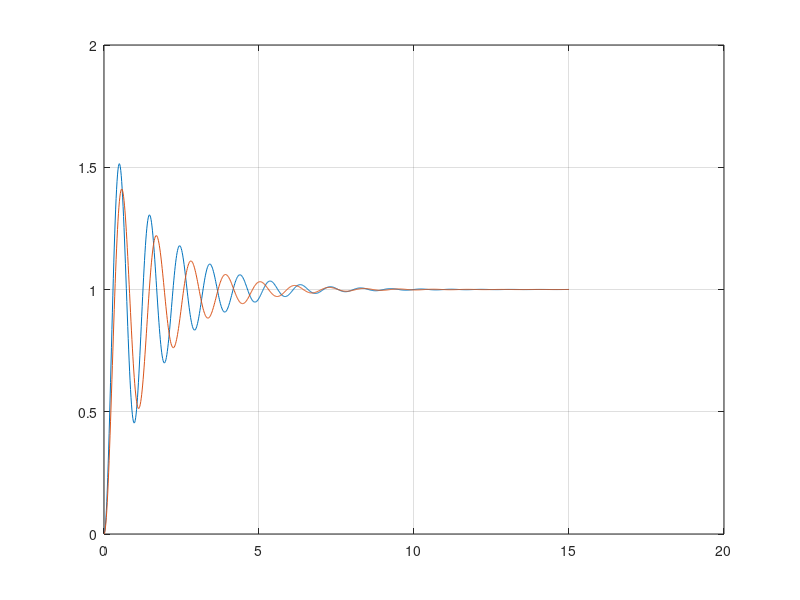

Write MATLAB code to recreate this figure.
%% Q1 b & d 

% num = 7.63*10^(-2);
% den = [1 , 1.15 , 0.28];
% system = tf(num,den);
% samples = 1000;
% input1 = ones(1,samples);
% input2 = 2*ones(1,samples);
% input3 = 3.67*ones(1,samples);
% t = linspace(0,100,samples);
% response1 = lsim(system,input1,t);
% response2 = lsim(system,input2,t);
% response3 = lsim(system,input3,t);
% plot(t,response1*100, 'LineWidth',2);
% hold on
% plot(t,response2*100, 'LineWidth',2);
% hold on
% plot(t,response3*100, 'LineWidth',2);
% grid on

%% Q2 b & c

% num = 25;
% den1 = conv([1,20],[1,4,25]);
% den2 = conv([1,10],[1,4,25]);
% den3 = conv([1,2],[1,4,25]);
% system1 = tf(num,den1);
% system2 = tf(num,den2);
% system3 = tf(num,den3);
% samples = 1000;
% input1 = ones(1,samples);
% t = linspace(0,5,samples);
% response1 = lsim(system1,input1,t);
% response2 = lsim(system2,input1,t);
% response3 = lsim(system3,input1,t);
% plot(t,response1/0.05 , 'LineWidth',2);
% hold on
% plot(t,response2/0.1, 'LineWidth',2);
% hold on
% plot(t,response3/0.5, 'LineWidth',2);
% grid on


%% Q2 
% num0 = 25;
% num1 = 25*[1,200];
% num2 = 25*[1,50];
% num3 = 25*[1,20];
% num4 = 25*[1,10];
% num5 = 25*[1,5];
% num6 = 25*[1,2];
% den1 = [1,4,25];
% system0 = tf(num0,den1);
% system1 = tf(num1,den1);
% system2 = tf(num2,den1);
% system3 = tf(num3,den1);
% system4 = tf(num4,den1);
% system5 = tf(num5,den1);
% system6 = tf(num6,den1);
% samples = 1000;
% input1 = ones(1,samples);
% t = linspace(0,5,samples);
% response0 = lsim(system0,input1,t);
% response1 = lsim(system1,input1,t);
% response2 = lsim(system2,input1,t);
% response3 = lsim(system3,input1,t);
% response4 = lsim(system4,input1,t);
% response5 = lsim(system5,input1,t);
% response6 = lsim(system6,input1,t);
% 
% plot(t,response0,'LineWidth',2,'DisplayName','No zero');
% hold on
% plot(t,response1/200 , 'LineWidth',2,'DisplayName','Zero at -200');
% hold on
% plot(t,response2/50, 'LineWidth',2,'DisplayName','Zero at -50');
% hold on
% plot(t,response3/20, 'LineWidth',2,'DisplayName','Zero at -20');
% hold on
% plot(t,response4/10, 'LineWidth',2,'DisplayName','Zero at -10');
% hold on
% plot(t,response5/5, 'LineWidth',2,'DisplayName','Zero at -5 ');
% grid on
% plot(t,response6/2, 'LineWidth',2,'DisplayName','Zero at -2 ');
% grid on
% legend

%% Q3 a

% num = [16,108,270];
% den = [1,21,108,270];
% system = tf(num,den);
% samples = 1000;
% input = ones(1,samples);
% t = linspace(0,5,samples);
% response = lsim(system,input,t);
% plot(t,response, 'LineWidth',2);
% grid on


%% Q1 - a


% m1 = -5:0.01:5;
% 
% m2 = 0:0.01:5;
% 
% k1 = (1+2*m1)./(2+m1);
% k2 = (1+2*m2)./(2+m2);
% 
% subplot(1,2,1)
% plot(m1,k1,'LineWidth',2,'DisplayName','Zero at -200');
% 
% subplot(1,2,2)
% plot(m2,k2,'LineWidth',2,'DisplayName','PP');
% 
% grid on


%% Q2 - a
% 
k1 = 35;
num1 = k1*[1 , 1];
den1 = [1,2,(k1+8),k1];
sys1 = tf(num1,den1);

k2 = 25;
num2 = k2*[1 , 1];
den2 = [1,2,(k2+8),k2];
sys2 = tf(num2,den2);


N=1000;
t=linspace(0.0,15,N);
u=ones(N,1);
y1=lsim(sys1,u,t);
y2=lsim(sys2,u,t);

%  subplot(1,2,1)
plot(t,y1,'DisplayName','K = 35');
hold on
%  subplot(1,2,2)
plot(t,y2,'DisplayName','K = 25');

% num = k*[1 , 1];
% den = conv(conv([1, 0] , [1,4]), [1,2,8]);
% sys = tf(num,den);

% bode(sys);
% margin(sys)
% title('Bode plot for open-loop transfer function')
grid on;